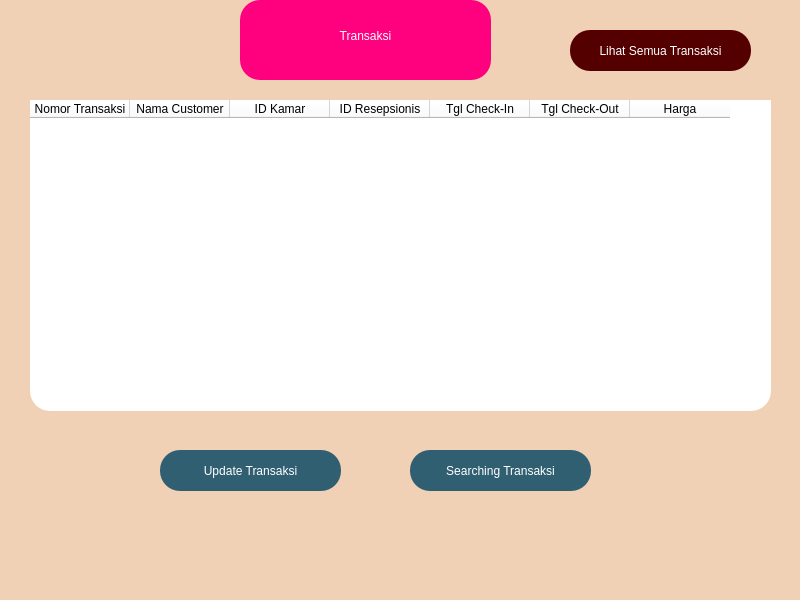
<?xml version="1.0" encoding="UTF-8"?>
<ui version="4.0">
 <class>Transaksi</class>
 <widget class="QMainWindow" name="Transaksi">
  <property name="geometry">
   <rect>
    <x>0</x>
    <y>0</y>
    <width>800</width>
    <height>600</height>
   </rect>
  </property>
  <property name="windowTitle">
   <string>MainWindow</string>
  </property>
  <property name="styleSheet">
   <string notr="true">* {
	background:#F1D1B5;
}

QFrame {
	border-radius : 20px;
	background : rgb(120, 120, 120);
}

QLineEdit{
	background : transparent;
	border : none;
	border-bottom : 1px solid white;
}
</string>
  </property>
  <widget class="QWidget" name="centralwidget">
   <widget class="QPushButton" name="btn_search">
    <property name="geometry">
     <rect>
      <x>410</x>
      <y>450</y>
      <width>181</width>
      <height>41</height>
     </rect>
    </property>
    <property name="styleSheet">
     <string notr="true">QPushButton{
	background : #305F72;
	border-radius : 20px;
	font: 10pt &quot;Kristen ITC&quot;;
	
	color: rgb(255, 255, 255);
}

QPushButton:hover{
	background: #568EA6;
}
</string>
    </property>
    <property name="text">
     <string>Searching Transaksi</string>
    </property>
   </widget>
   <widget class="QFrame" name="frame">
    <property name="geometry">
     <rect>
      <x>240</x>
      <y>0</y>
      <width>251</width>
      <height>80</height>
     </rect>
    </property>
    <property name="styleSheet">
     <string notr="true">background-color: rgb(255, 0, 127);</string>
    </property>
    <property name="frameShape">
     <enum>QFrame::StyledPanel</enum>
    </property>
    <property name="frameShadow">
     <enum>QFrame::Raised</enum>
    </property>
    <widget class="QLabel" name="label_2">
     <property name="geometry">
      <rect>
       <x>20</x>
       <y>20</y>
       <width>211</width>
       <height>31</height>
      </rect>
     </property>
     <property name="styleSheet">
      <string notr="true">font: 75 italic 14pt &quot;Kristen ITC&quot;;
color : white;</string>
     </property>
     <property name="text">
      <string>Transaksi</string>
     </property>
     <property name="alignment">
      <set>Qt::AlignCenter</set>
     </property>
    </widget>
   </widget>
   <widget class="QPushButton" name="btn_all">
    <property name="geometry">
     <rect>
      <x>570</x>
      <y>30</y>
      <width>181</width>
      <height>41</height>
     </rect>
    </property>
    <property name="styleSheet">
     <string notr="true">QPushButton{
	background : rgb(85, 0, 0);
	border-radius : 20px;
	font: 10pt &quot;Kristen ITC&quot;;
	
	color: rgb(255, 255, 255);
}

QPushButton:hover{
	background: #568EA6;
}
</string>
    </property>
    <property name="text">
     <string>Lihat Semua Transaksi</string>
    </property>
   </widget>
   <widget class="QPushButton" name="btn_update">
    <property name="geometry">
     <rect>
      <x>160</x>
      <y>450</y>
      <width>181</width>
      <height>41</height>
     </rect>
    </property>
    <property name="styleSheet">
     <string notr="true">QPushButton{
	background : #305F72;
	border-radius : 20px;
	font: 10pt &quot;Kristen ITC&quot;;
	
	color: rgb(255, 255, 255);
}

QPushButton:hover{
	background: #568EA6;
}
</string>
    </property>
    <property name="text">
     <string>Update Transaksi</string>
    </property>
   </widget>
   <widget class="QTableWidget" name="tableWidget">
    <property name="geometry">
     <rect>
      <x>30</x>
      <y>100</y>
      <width>741</width>
      <height>311</height>
     </rect>
    </property>
    <property name="sizePolicy">
     <sizepolicy hsizetype="Expanding" vsizetype="Expanding">
      <horstretch>0</horstretch>
      <verstretch>0</verstretch>
     </sizepolicy>
    </property>
    <property name="minimumSize">
     <size>
      <width>0</width>
      <height>0</height>
     </size>
    </property>
    <property name="sizeIncrement">
     <size>
      <width>0</width>
      <height>0</height>
     </size>
    </property>
    <property name="baseSize">
     <size>
      <width>0</width>
      <height>0</height>
     </size>
    </property>
    <property name="styleSheet">
     <string notr="true">background-color: rgb(255, 255, 255);
font: 10pt &quot;Times New Roman&quot;;
color : Black;</string>
    </property>
    <property name="lineWidth">
     <number>1</number>
    </property>
    <property name="midLineWidth">
     <number>0</number>
    </property>
    <property name="verticalScrollBarPolicy">
     <enum>Qt::ScrollBarAsNeeded</enum>
    </property>
    <property name="gridStyle">
     <enum>Qt::DashLine</enum>
    </property>
    <column>
     <property name="text">
      <string>Nomor Transaksi</string>
     </property>
    </column>
    <column>
     <property name="text">
      <string>Nama Customer</string>
     </property>
    </column>
    <column>
     <property name="text">
      <string>ID Kamar</string>
     </property>
    </column>
    <column>
     <property name="text">
      <string>ID Resepsionis</string>
     </property>
    </column>
    <column>
     <property name="text">
      <string>Tgl Check-In</string>
     </property>
    </column>
    <column>
     <property name="text">
      <string>Tgl Check-Out</string>
     </property>
    </column>
    <column>
     <property name="text">
      <string>Harga</string>
     </property>
    </column>
   </widget>
  </widget>
  <widget class="QMenuBar" name="menubar">
   <property name="geometry">
    <rect>
     <x>0</x>
     <y>0</y>
     <width>800</width>
     <height>21</height>
    </rect>
   </property>
  </widget>
  <widget class="QStatusBar" name="statusbar"/>
 </widget>
 <resources/>
 <connections/>
</ui>
